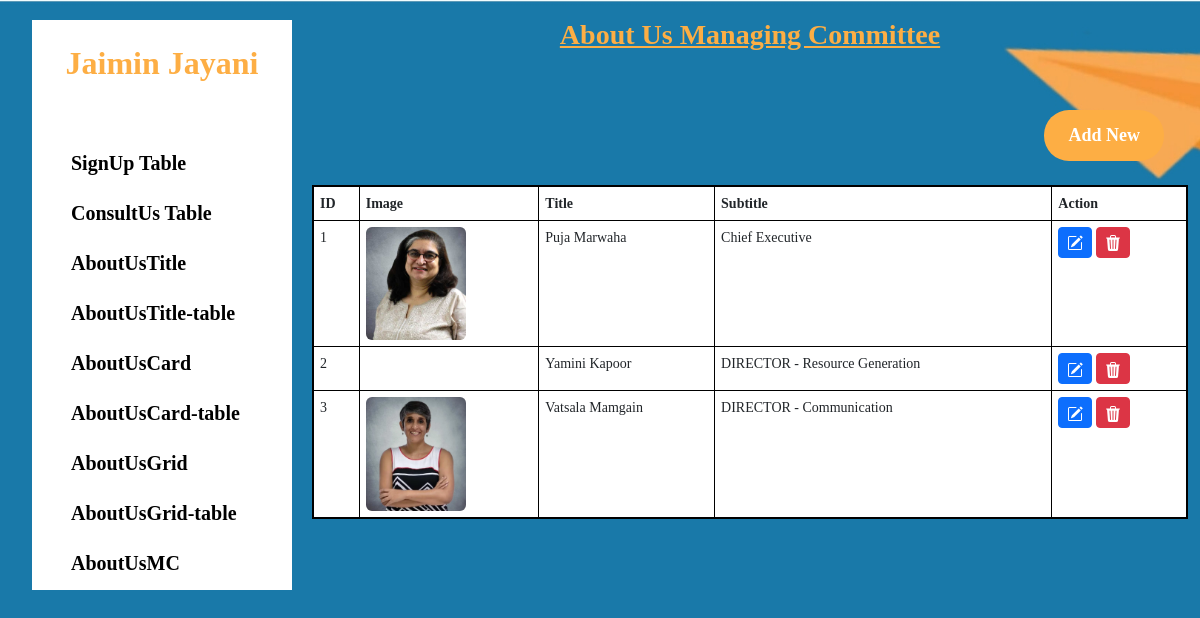
Page /admin/AboutMC-table.php (signed in) on the committed database.
### tables this page shows
CREATE TABLE `user` (
  `id` int(255) NOT NULL,
  `name` varchar(255) NOT NULL,
  `email` varchar(255) NOT NULL,
  `password` varchar(255) NOT NULL
);

CREATE TABLE `aboutusmc` (
  `id` int(255) NOT NULL,
  `image1` varchar(255) NOT NULL,
  `title1` varchar(255) NOT NULL,
  `subtitle` varchar(255) NOT NULL
);

### admin/AboutMC-table.php (the view, shortened to what this page needs)
<?php include 'include/header.php';
include 'include/conn.php';
    $id = $image1 = $title1 = $description1 = "";
    $edit = false;
?>
<div class="wrapper">
    <div class="container-fluid">
        <div class="row">
            <div class="col-xl-3 col-lg-4 col-md-4">
                <div class="menu">
                    <?php include 'include/sidebar.php' ?>
                </div>
            </div>
            <div class="col-xl-9 col-lg-8 col-md-8">
                <div class="row mt-2">
                    <div class="col-md-12">
                        <h1 class="title mb-4"><u><?php echo $edit ? "Edit About Us Managing Committee" : "About Us Managing Committee"; ?></u></h1>
                    </div>
                </div>
                <div class="row p-4">
                    <div class="col-md-12">
                        <button class="mybtn"><a href="AboutMC-form.php" style="text-decoration: none; float: right;"><span>Add New</span></a></button>
                    </div>
                </div>
                <?php if ($edit): ?>
                    <div class="card">
                        <div class="card-header bg-primary text-white">Edit About Us Managing Committee</div>
                        <div class="card-body">
                            <form method="post" enctype="multipart/form-data">
                                <input type="hidden" name="id" value="<?php echo $id; ?>">
                                <div class="form-group">
                                    <label>Current Image:</label><br>
                                    <img src="pic/<?php echo $image1; ?>" alt="Current Image" width="100px" class="rounded border">
                                </div>
                                <div class="form-group">
                                    <label>Upload New Image:</label>
                                    <input type="file" name="new_image" class="form-control">
                                </div>
                                <div class="form-group">
                                    <label>Title:</label>
                                    <input type="text" name="title1" value="<?php echo $title1; ?>" class="form-control" required>
                                </div>
                                <div class="form-group">
                                    <label>Subtitle:</label>
                                    <textarea name="subtitle" class="form-control" required><?php echo $subtitle; ?></textarea>
                                </div>
                                <button type="submit" name="update" class="mybtnn"><span>Update</span></button>
                                <button class="cancelbtn"><a href="AboutMC-table.php" style="text-decoration: none;"><span>Cancel</span></a></button>
                            </form>
                        </div>
                    </div>
                <?php else: ?>
                    <div class="row">
                        <div class="col-lg-12">
                            <div class="table-responsive">
                                <?php
                                $sql = "SELECT id, image1, title1, subtitle FROM aboutusmc";
                                $result = $conn->query($sql);
                                if ($result->num_rows > 0) {
                                    echo '<table class="table table-bordered table-hover">
                                        <thead class="thead-dark">
                                            <tr>
                                                <th>ID</th>
                                                <th>Image</th>
                                                <th>Title</th>
                                                <th>Subtitle</th>
                                                <th>Action</th>
                                            </tr>
                                        </thead>
                                        <tbody>';
                                    while ($row = $result->fetch_assoc()) {
                                        echo "<tr>
                                            <td>{$row['id']}</td>
                                            <td><img src='pic/{$row['image1']}' alt='' width='100px' class='rounded'></td>
                                            <td>{$row['title1']}</td>
                                            <td>{$row['subtitle']}</td>
                                            <td>
                                                <form method='post'>
                                                    <input type='hidden' name='id' value='{$row['id']}'>
                                                    <input type='hidden' name='image1' value='{$row['image1']}'>
                                                    <input type='hidden' name='title1' value='{$row['title1']}'>
                                                    <input type='hidden' name='subtitle' value='{$row['subtitle']}'>
                                                    <button type='submit' name='edit' class='btn btn-primary btn-sm'>
                                                    </button>
                                                    <button type='submit' name='delete' class='btn btn-danger btn-sm' onclick='return confirm(\"Are you sure?\")'>
                                                    </button>
                                                </form>
                                            </td>
                                        </tr>";
                                    }
                                    echo '</tbody></table>';
                                } else {
                                    echo '<div class="alert alert-warning">No records found!</div>';
                                }
                                ?>
                            </div>
                        </div>
                    </div>
                <?php endif; ?>
            </div>
        </div>
    </div>
</div>
<?php include 'include/footer.php'; ?>

### admin/include/header.php (shortened to what this page needs)
<!DOCTYPE html>
<html lang="en">
<head>
    <link href="https://cdn.jsdelivr.net/npm/bootstrap@5.3.0/dist/css/bootstrap.min.css" rel="stylesheet">
    <link rel="stylesheet" href="mainstyle.css">
</head>
<body class="background">

### admin/include/sidebar.php (shortened to what this page needs)
<?php include 'conn.php' ?>
<?php
   $email = $_SESSION['adminemail'];
   $sql1 = "SELECT name FROM user WHERE email = ?";
   $stmt = $conn->prepare($sql1);
   $stmt->bind_param("s",
    $email);
   $stmt->execute();
   $result = $stmt->get_result();
   ?>
<nav class="sidebar " style="background-color: white;" id="sidebar">
  <div class="p-4">
    <h2 class="text-center" style="font-weight: bold; color: #fdae44">
    <?php
      if ($row = $result->fetch_assoc()) {
        echo ($row["name"]);
    }
    ?>
    </h2>
  </div>
  <div class="p-4">
    <ul class="nav flex-column">
      <li class="nav-item">
        <a class="nav-link" href="Signup.php">SignUp Table</a>
      </li>
      <li class="nav-item">
        <a class="nav-link " href="ConsultUs.php">ConsultUs Table</a>
      </li>
      <li class="nav-item">
        <a class="nav-link " href="AboutTitle-form.php">AboutUsTitle</a>
      </li>
      <li class="nav-item">
        <a class="nav-link " href="AboutTitle-table.php">AboutUsTitle-table</a>
      </li>
      <li class="nav-item">
        <a class="nav-link " href="AboutCard-form.php">AboutUsCard</a>
      </li>
      <li class="nav-item">
        <a class="nav-link " href="AboutCard-table.php">AboutUsCard-table</a>
      </li>
      <li class="nav-item">
        <a class="nav-link " href="AboutGrid-form.php">AboutUsGrid</a>
      </li>
      <li class="nav-item">
        <a class="nav-link " href="AboutGrid-table.php">AboutUsGrid-table</a>
      </li>
      <li class="nav-item">
        <a class="nav-link " href="AboutMC-form.php">AboutUsMC</a>
      </li>
      <li class="nav-item">
        <a class="nav-link " href="AboutMC-table.php">AboutUsMC-table</a>
      </li>
    </ul>
  </div>
</nav>

### admin/include/footer.php (shortened to what this page needs)
</body>
</html>

### admin/mainstyle.css (style rules this page uses)
.background { font-family: 'Playfair Display SC', serif; background-image: url('Images/background.jpg'); background-size: cover; background-position: center; background-repeat: no-repeat; background-attachment: fixed; }
.mybtn { position: relative; background-color: #fdae44; color: white; font-weight: bold; font-size: 18px; padding: 12px 24px; float: right; border: none; border-radius: 25px; cursor: pointer; text-decoration: none; overflow: hidden; transition: color 0.3s ease-in-out; }
.mybtn::before { content: ""; position: absolute; top: 0; left: 0; width: 100%; height: 100%; background-color: black; transform: scaleX(0); transform-origin: left; transition: transform 0.7s ease-in-out; z-index: 0; }
.mybtn span { position: relative; z-index: 1; color: white; }
.sidebar { width: 260px; height: 570px; overflow-y: auto; }
.menu { display: block; width: 100%; padding: 20px; }
.menu ul { padding: 0; margin: 0; list-style-type: none; }
.menu ul li a { display: block; font-size: 20px; color: #000; font-weight: bold; padding: 10px 15px; text-decoration: none; }
.title { text-align: center; color: #fdae44; display: block; font-size: 28px; font-weight: 700; padding: 10px 15px; }
.table { border: 2px solid #000; }
.table tr th, .table tr td { font-size: 14px; padding: 6px 6px; }

### rows in the picture
user: name "Jaimin Jayani"
aboutusmc: id "1", image1 (picture), title1 "Puja Marwaha", subtitle "Chief Executive"
aboutusmc: id "2", title1 "Yamini Kapoor", subtitle "DIRECTOR - Resource Generation"
aboutusmc: id "3", image1 (picture), title1 "Vatsala Mamgain", subtitle "DIRECTOR - Communication"
